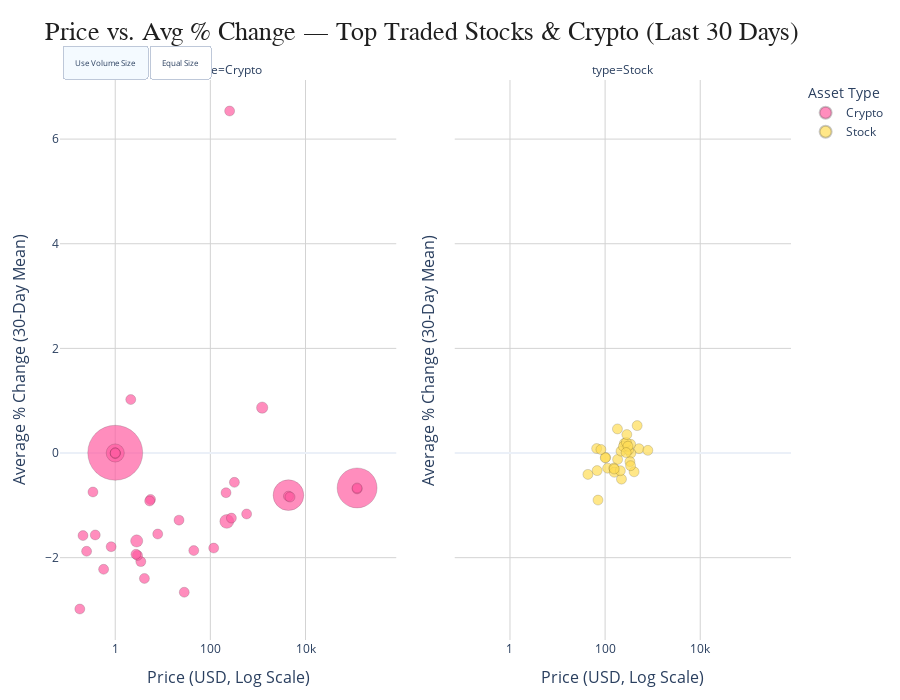

Source (notebook cell):
### Code cell
# Enhanced Interactive Bubble Plot
fig = px.scatter(
    agg,
    x="price_usd",
    y="chg_pct",
    size="volume",
    color="type",
    color_discrete_map={
        "Crypto": "#FF5DA2",   
        "Stock":  "#FFDD57"    
    },
    hover_name="name",
    hover_data={
        "symbol": True,
        "price_usd": ":,.2f",
        "chg_pct": ":.2f",
        "volume": ":,.0f",
        "type": False
    },
    facet_col="type",
    facet_col_spacing=0.08,
    title="Price vs. Avg % Change — Top Traded Stocks & Crypto (Last 30 Days)"
)

# --- Improved marker style ---
fig.update_traces(
    marker=dict(
        sizemode="area",
        sizeref=sizeref,
        sizemin=5,
        opacity=0.7,
        line=dict(width=0.7, color="rgba(0,0,0,0.3)")
    ),
    selector=dict(mode="markers")
)

# --- Layout styling ---
fig.update_layout(
    template="plotly_white",
    height=700,
    margin=dict(l=60, r=40, t=80, b=60),
    legend_title_text="Asset Type",
    title=dict(font=dict(size=26, family="Arial", color="#1f1f1f"))
)

# --- Axis styling ---
fig.update_xaxes(
    title="Price (USD, Log Scale)",
    type="log",
    tickfont=dict(size=12),
    titlefont=dict(size=16),
    gridcolor="lightgray"
)

fig.update_yaxes(
    title="Average % Change (30-Day Mean)",
    tickfont=dict(size=12),
    titlefont=dict(size=16),
    gridcolor="lightgray"
)

# INTERACTIVE ELEMENT 2: Marker Size Toggle (Volume vs Equal Size)
fig.update_layout(
    updatemenus=list(fig.layout.updatemenus) + [
        dict(
            type="buttons",
            direction="right",
            x=0,
            y=1,
            xanchor="left",
            yanchor="bottom",
            pad=dict(l=2, r=2, t=2, b=2),  # smaller padding
            font=dict(size=8),           # smaller text
            showactive=True,
            buttons=[
                dict(
                    label="Use Volume Size",
                    method="restyle",
                    args=[{"marker.size": [agg["volume"].values.tolist()] * len(fig.data)}]
                ),
                dict(
                    label="Equal Size",
                    method="restyle",
                    args=[{"marker.size": [[12] * len(agg)] * len(fig.data)}]
                ),
            ]
        )
    ]
)
# INTERACTIVE ELEMENT 3: Hovertemplate Upgrade
fig.update_traces(
    hovertemplate="<b>%{hovertext}</b><br>" +
                  "Symbol: %{customdata[0]}<br>" +
                  "Price: $%{customdata[1]:,.2f}<br>" +
                  "Avg Change: %{customdata[2]:.2f}%<br>" +
                  "Volume: %{customdata[3]:,.0f}<extra></extra>"
)

fig.show()

fig.write_html(
    "python_vis/price_v_avg_change.html",
    include_plotlyjs="cdn",
    full_html=True
)

### Figure 1 — Plotly figure (JSON) as saved in the notebook; plotly's stock layout.template omitted (floating-point values rounded to 4 significant figures; data arrays with more than 128 entries replaced by an {"elided": "..."} marker saying what was removed)
{"data": [{"customdata": [["usdt", 92841538536916, "Crypto"], ["btc", 49026894326736, "Crypto"], ["eth", 28993418238052, "Crypto"], ["usdc", 10097015509043, "Crypto"], ["sol", 5901111662240, "Crypto"], ["xrp", 4535379270875, "Crypto"], ["bnb", 3915341382830, "Crypto"], ["doge", 2553523756990, "Crypto"], ["bsc-usd", 2503399440670, "Crypto"], ["ada", 1171750130472, "Crypto"], ["sui", 1045506188550, "Crypto"], ["link", 849074775564, "Crypto"], ["ltc", 764307709086, "Crypto"], ["avax", 687330299797, "Crypto"], ["usde", 537161797102, "Crypto"], ["trx", 514389205126, "Crypto"], ["cbbtc", 413432943714, "Crypto"], ["hype", 413294599209, "Crypto"], ["pepe", 412204537970, "Crypto"], ["usdt0", 379337143828, "Crypto"], ["zec", 347311316794, "Crypto"], ["mnt", 334710481481, "Crypto"], ["aave", 312511059274, "Crypto"], ["weth", 291598843844, "Crypto"], ["bgb", 289082678634, "Crypto"], ["wbtc", 284786090957, "Crypto"], ["dot", 272728547897, "Crypto"], ["uni", 260405640684, "Crypto"], ["near", 227241458086, "Crypto"], ["apt", 222059465979, "Crypto"], ["xlm", 219722932332, "Crypto"], ["ena", 212226436676, "Crypto"], ["hbar", 211961308577, "Crypto"], ["wlfi", 208755655027, "Crypto"], ["bch", 203941828531, "Crypto"], ["shib", 173902841151, "Crypto"], ["okb", 156547860161, "Crypto"], ["ton", 145976880087, "Crypto"], ["xmr", 128198517262, "Crypto"], ["wbeth", 110933313270, "Crypto"]], "hovertemplate": "<b>%{hovertext}</b><br>Symbol: %{customdata[0]}<br>Price: $%{customdata[1]:,.2f}<br>Avg Change: %{customdata[2]:.2f}%<br>Volume: %{customdata[3]:,.0f}<extra></extra>", "hovertext": ["Tether", "Bitcoin", "Ethereum", "USDC", "Solana", "XRP", "BNB", "Dogecoin", "Binance Bridged USDT (BNB Smart Chain)", "Cardano", "Sui", "Chainlink", "Litecoin", "Avalanche", "Ethena USDe", "TRON", "Coinbase Wrapped BTC", "Hyperliquid", "Pepe", "USDT0", "Zcash", "Mantle", "Aave", "WETH", "Bitget Token", "Wrapped Bitcoin", "Polkadot", "Uniswap", "NEAR Protocol", "Aptos", "Stellar", "Ethena", "Hedera", "World Liberty Financial", "Bitcoin Cash", "Shiba Inu", "OKB", "Toncoin", "Monero", "Wrapped Beacon ETH"], "legendgroup": "Crypto", "marker": {"color": "#FF5DA2", "line": {"color": "rgba(0,0,0,0.3)", "width": 0.7}, "opacity": 0.7, "size": [92841538536916, 49026894326736, 28993418238052, 10097015509043, 5901111662240, 4535379270875, 3915341382830, 2553523756990, 2503399440670, 1171750130472, 1045506188550, 849074775564, 764307709086, 687330299797, 537161797102, 514389205126, 413432943714, 413294599209, 412204537970, 379337143828, 347311316794, 334710481481, 312511059274, 291598843844, 289082678634, 284786090957, 272728547897, 260405640684, 227241458086, 222059465979, 219722932332, 212226436676, 211961308577, 208755655027, 203941828531, 173902841151, 156547860161, 145976880087, 128198517262, 110933313270], "sizemin": 5, "sizemode": "area", "sizeref": 61380000000.0, "symbol": "circle"}, "mode": "markers", "name": "Crypto", "orientation": "v", "showlegend": true, "type": "scatter", "x": [1, 121580, 4377.0, 1, 221.2, 2.825, 1228.0, 0.25, 1, 0.82, 3.45, 21.9, 117.6, 28.26, 1, 0.34, 121622, 44.77, 0, 1, 253.9, 2.12, 276.7, 4378.0, 5.52, 121600.0, 4.11, 7.82, 2.94, 5.29, 0.38, 0.57, 0.21, 0.18, 578.5, 0, 213.3, 2.73, 320.1, 4724.0], "xaxis": "x", "y": [0.004748, -0.6673, -0.8049, 0.0008893, -1.307, -1.68, 0.8676, -1.878, 0.003121, -1.791, -2.075, -1.283, -1.817, -2.661, -0.01159, -0.7448, -0.6853, -1.864, -1.656, 0.002299, 6.537, 1.022, -1.244, -0.8248, -0.887, -0.6678, -2.397, -1.548, -1.957, -0.9163, -1.566, -2.223, -1.578, -2.981, -1.165, -1.413, -0.7586, -1.935, -0.5601, -0.8401], "yaxis": "y"}, {"customdata": [["NVDA", 234560610000, "Stock"], ["AAPL", 76464320000, "Stock"], ["AMZN", 65416800000, "Stock"], ["Verizon", 30668490000, "Stock"], ["MSFT", 26645633640, "Stock"], ["Cisco", 25473360000, "Stock"], ["NKE", 24053622130, "Stock"], ["Coca-Cola", 20767140000, "Stock"], ["WMT", 20371004760, "Stock"], ["C", 17621512090, "Stock"], ["Merck&amp;Co", 17134196430, "Stock"], ["UnitedHealth", 12937441510, "Stock"], ["J&amp;J", 12348884610, "Stock"], ["Boeing", 12029704090, "Stock"], ["Walt Disney", 11826547280, "Stock"], ["JPMorgan", 11639169850, "Stock"], ["Salesforce Inc", 10533749080, "Stock"], ["P&amp;G", 9484523970, "Stock"], ["CVX", 9295844780, "Stock"], ["Visa A", 8561601050, "Stock"], ["IBM", 7222379880, "Stock"], ["Honeywell", 6139415020, "Stock"], ["Home Depot", 4266546150, "Stock"], ["McDonald’s", 4062354490, "Stock"], ["CAT", 4031068770, "Stock"], ["AMGN", 3751375230, "Stock"], ["American Express", 3689620350, "Stock"], ["3M", 3668208520, "Stock"], ["Goldman Sachs", 2381473490, "Stock"], ["Sherwin-Williams", 2107536120, "Stock"], ["Travelers", 1356758450, "Stock"]], "hovertemplate": "<b>%{hovertext}</b><br>Symbol: %{customdata[0]}<br>Price: $%{customdata[1]:,.2f}<br>Avg Change: %{customdata[2]:.2f}%<br>Volume: %{customdata[3]:,.0f}<extra></extra>", "hovertext": ["NVIDIA", "Apple", "Amazon.com", "Verizon", "Microsoft", "Cisco", "Nike", "Coca-Cola", "Walmart", "Citigroup", "Merck&amp;Co", "UnitedHealth", "J&amp;J", "Boeing", "Walt Disney", "JPMorgan", "Salesforce Inc", "P&amp;G", "Chevron", "Visa A", "IBM", "Honeywell", "Home Depot", "McDonald’s", "Caterpillar", "Amgen", "American Express", "3M", "Goldman Sachs", "Sherwin-Williams", "Travelers"], "legendgroup": "Stock", "marker": {"color": "#FFDD57", "line": {"color": "rgba(0,0,0,0.3)", "width": 0.7}, "opacity": 0.7, "size": [234560610000, 76464320000, 65416800000, 30668490000, 26645633640, 25473360000, 24053622130, 20767140000, 20371004760, 17621512090, 17134196430, 12937441510, 12348884610, 12029704090, 11826547280, 11639169850, 10533749080, 9484523970, 9295844780, 8561601050, 7222379880, 6139415020, 4266546150, 4062354490, 4031068770, 3751375230, 3689620350, 3668208520, 2381473490, 2107536120, 1356758450], "sizemin": 5, "sizemode": "area", "sizeref": 61380000000.0, "symbol": "circle"}, "mode": "markers", "name": "Stock", "orientation": "v", "showlegend": true, "type": "scatter", "x": [183.2, 254.4, 220.8, 43.48, 514.5, 67.92, 70.89, 66.43, 102.7, 100.6, 81.7, 347.9, 181.6, 215.8, 113.0, 310.7, 242.5, 152.5, 156.1, 343.3, 279.8, 209.1, 406.8, 302.1, 472.1, 286, 332.0, 155.3, 792.4, 343.0, 277], "xaxis": "x2", "y": [-0.1225, 0.1857, -0.4991, -0.4086, 0.08337, -0.336, -0.8994, 0.08557, -0.08623, -0.09198, 0.06691, -0.003369, 0.4607, 0.03565, -0.2897, 0.05839, 0.1266, -0.287, -0.3675, 0.1677, 0.2011, -0.3383, -0.3592, 0.1303, 0.524, 0.3529, -0.1644, -0.3055, 0.05112, -0.2422, 0.008003], "yaxis": "y2"}], "layout": {"annotations": [{"font": {}, "showarrow": false, "text": "type=Crypto", "x": 0.23, "xanchor": "center", "xref": "paper", "y": 1, "yanchor": "bottom", "yref": "paper"}, {"font": {}, "showarrow": false, "text": "type=Stock", "x": 0.77, "xanchor": "center", "xref": "paper", "y": 1, "yanchor": "bottom", "yref": "paper"}], "height": 700, "legend": {"itemsizing": "constant", "title": {"text": "Asset Type"}, "tracegroupgap": 0}, "margin": {"b": 60, "l": 60, "r": 40, "t": 80}, "title": {"font": {"color": "#1f1f1f", "family": "Arial", "size": 26}, "text": "Price vs. Avg % Change — Top Traded Stocks & Crypto (Last 30 Days)"}, "updatemenus": [{"buttons": [{"args": [{"marker.size": {"elided": "2x71 int values"}}], "label": "Use Volume Size", "method": "restyle"}, {"args": [{"marker.size": {"elided": "2x71 int values"}}], "label": "Equal Size", "method": "restyle"}], "direction": "right", "font": {"size": 8}, "pad": {"b": 2, "l": 2, "r": 2, "t": 2}, "showactive": true, "type": "buttons", "x": 0, "xanchor": "left", "y": 1, "yanchor": "bottom"}], "xaxis": {"anchor": "y", "domain": [0, 0.46], "gridcolor": "lightgray", "tickfont": {"size": 12}, "title": {"font": {"size": 16}, "text": "Price (USD, Log Scale)"}, "type": "log"}, "xaxis2": {"anchor": "y2", "domain": [0.54, 1], "gridcolor": "lightgray", "matches": "x", "tickfont": {"size": 12}, "title": {"font": {"size": 16}, "text": "Price (USD, Log Scale)"}, "type": "log"}, "yaxis": {"anchor": "x", "domain": [0, 1], "gridcolor": "lightgray", "tickfont": {"size": 12}, "title": {"font": {"size": 16}, "text": "Average % Change (30-Day Mean)"}}, "yaxis2": {"anchor": "x2", "domain": [0, 1], "gridcolor": "lightgray", "matches": "y", "showticklabels": false, "tickfont": {"size": 12}, "title": {"font": {"size": 16}, "text": "Average % Change (30-Day Mean)"}}}}
